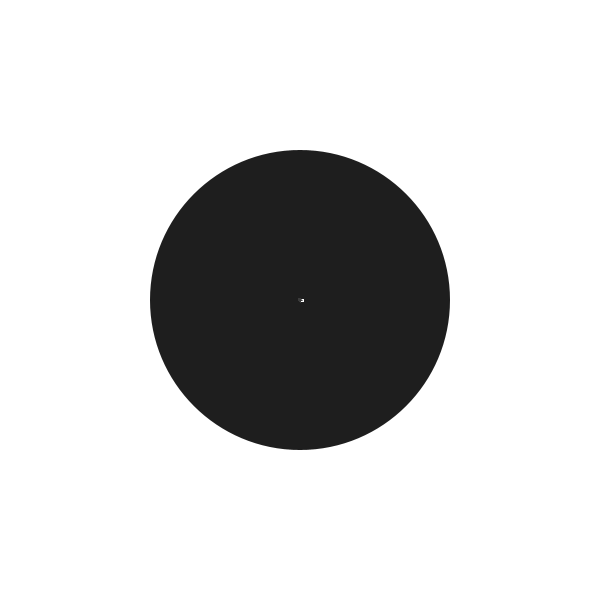
Frame 1 (no input)
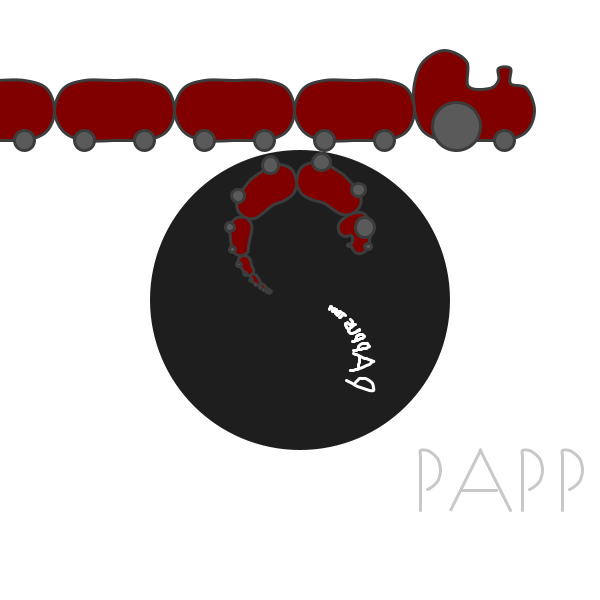
Frame 60 (the mouse pressed at the canvas centre just before this capture)
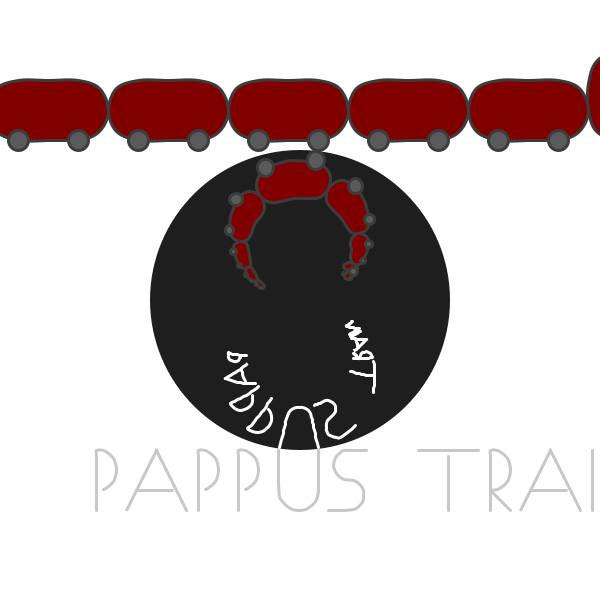
Frame 120 (the mouse held since frame 60 and released just before this capture)

The Processing sketch that drew these frames (run headless with seeded random() and noise(); from frame 60 on, the mouse is pressed at the canvas centre):

// Processing sketch: processing_170143
// ── processing_170143.pde

/**********************************************/
/* Animated, and zoomable Pappus chain/train  */
/**********************************************/

float unitR;
PVector origin;
float h;  //height of letters
GenCircle unit;
color white, red;
float nr;
boolean runAnimation = true;

void setup() {
  size(600, 600);
  smooth();
  ellipseMode(RADIUS);
  stroke(255);
  strokeWeight(3);
  noFill();
  frameRate(30);
  h = 60;
  unitR = 150; 
  origin = new PVector(width/2, height/2); 
  unit = new GenCircle(origin, unitR);
  white = color(200);
  red = color(202, 0, 0);
  nr = 0;
}

void draw() {
  if (mousePressed) {
    runAnimation = !runAnimation;
  }
  if (keyPressed) {
    if (key == 'i' || key == 'I') {
      if (unitR < 5000) {
        unitR *= 1.01;
        unit = new GenCircle(origin, unitR);
        h *= 1.01;
      }
    }
    if (key == 'o' || key == 'O') {
      if (unitR > 0.1) {
        unitR *= 0.99;
        unit = new GenCircle(origin, unitR);
        h *= 0.99;
      }
    }
  }
  background(255);
  noStroke();
  fill(30);
  unit.redraw();
  noFill();
  float mid = -600*tan(nr-1.5) + width/2; // tangent to make it fast when it's far away
  PVector start = new PVector(mid - 5.05*h, height/2 + unitR+h);
  drawLetter(letterP(start, h));
  start.x = start.x + h/2;
  drawLetter(letterA1(start, h));
  drawLetter(letterA2(start, h));
  start.x = start.x + h +h/5;
  drawLetter(letterP(start, h));
  start.x = start.x + h/2 +h/6;
  drawLetter(letterP(start, h));
  start.x = start.x + h/2 +h/6;
  drawLetter(letterU(start, h));
  start.x = start.x + 2*h/3 +h/6;
  drawLetter(letterS(start, h));
  start.x = start.x + 1.5*h;
  drawLetter(letterT1(start, h));
  drawLetter(letterT2(start, h));
  start.x = start.x + h +h/5;
  drawLetter(letterR(start, h));
  start.x = start.x + h/3 +h/6;
  drawLetter(letterA1(start, h));
  drawLetter(letterA2(start, h));
  start.x = start.x + h + h/5;
  drawLetter(letterI(start, h));
  start.x = start.x + h/ 4;
  drawLetter(letterN(start, h));
 
  mid = 300*tan(nr-1.57) + width/2; 
  stroke(60);
  fill(128, 0, 0);
  for (int i = 1; i < 16; i+=2) {
    if (i == 1) {
      drawTrainShape(makeEngine(new PVector(mid+7*h + h/2 - i*h, height/2 - unitR-h/6-h/2), h));
    } else {
      drawTrainShape(makeWagon(new PVector(mid+7*h + h/2 - i*h, height/2 - unitR-h/6-h/2), h));
    }
  }
  stroke(60);
  fill(90);
  for (int i = 0; i < 16; i++) {
    PVector p1, p2, p3;
    GenCircle wheel;
    if (i == 1) { // wheel on enginge is larger
      p1 = new PVector(mid+7*h + h/2 - i*h - h*0.4+h*0.2, height/2 - unitR - h*0.4);
      p2 = new PVector(mid+7*h + h/2 - i*h + h*0.4+h*0.2, height/2 - unitR - h*0.4);
      p3 = new PVector(mid+7*h + h/2 - i*h+h*0.2, height/2 - unitR);
    } else {
      p1 = new PVector(mid+7*h + h/2 - i*h - h/6, height/2 - unitR - h/6);
      p2 = new PVector(mid+7*h + h/2 - i*h + h/6, height/2 - unitR - h/6);
      p3 = new PVector(mid+7*h + h/2 - i*h, height/2 - unitR);
    }
    wheel = new GenCircle(p1, p2, p3);
    wheel.redraw();
    GenCircle inverted = new GenCircle (unit.reflect(p1), unit.reflect(p2), unit.reflect(p3));
    inverted.redraw();
  }
  if (runAnimation) {
    nr = (nr + 0.015)%PI;
  }
}



/***********************************************/
/*  The train                                  */
/***********************************************/

void drawTrainShape(ArrayList<PVector> shape) {
  beginShape();
  for (int i = 0; i < shape.size ()-1; i++) {
    PVector point = shape.get(i);
    curveVertex(point.x, point.y);
  }
  endShape(CLOSE);
  beginShape();
  for (int i = 0; i < shape.size ()-1; i++) {
    PVector point = shape.get(i);
    PVector inverted = unit.reflect(point);
    curveVertex(inverted.x, inverted.y);
  }
  endShape(CLOSE);
}

ArrayList makeEngine(PVector s, float h) {
  ArrayList<PVector> p = new ArrayList<PVector>();
  p.add(new PVector(s.x+h/2, s.y+h/2));
  p.add(new PVector(s.x+h/2, s.y+h/2));
  p.add(new PVector(s.x, s.y + h/2));
  p.add(new PVector(s.x-h/(2*sqrt(2)), s.y + h/(2*sqrt(2))));
  p.add(new PVector(s.x-h/2, s.y));
  p.add(new PVector(s.x-h/2, s.y-h*0.45));
  p.add(new PVector(s.x-h/(2*sqrt(2)), s.y - h/(2*sqrt(2))-h*0.45));
  p.add(new PVector(s.x, s.y-h/2 - h*0.5));
  p.add(new PVector(s.x+h/(2*sqrt(2)), s.y-h/(2*sqrt(2)) - h*0.45));
  p.add(new PVector(s.x+h*0.4, s.y-h*0.4));
  p.add(new PVector(s.x+h*0.75, s.y-h/(2*sqrt(2))));
  //p.add(new PVector(s.x+h*0.75, s.y-h/(2*sqrt(2))));

  p.add(new PVector(s.x+h*0.9, s.y-h/2));
  p.add(new PVector(s.x+h*0.9, s.y-h*0.7));

  p.add(new PVector(s.x+h*1.1, s.y-h*0.7));
  p.add(new PVector(s.x+h*1.1, s.y-h*0.45));

  p.add(new PVector(s.x+h+h/(2*sqrt(2)), s.y - h/(2*sqrt(2))));
  p.add(new PVector(s.x+h*1.5, s.y));
  p.add(new PVector(s.x+h+h/(2*sqrt(2)), s.y + h/(2*sqrt(2))));
  p.add(new PVector(s.x+h, s.y+h/2));
  p.add(new PVector(s.x+h/2, s.y+h/2));
  p.add(new PVector(s.x+h/2, s.y+h/2));
  return p;
}

ArrayList makeWagon(PVector s, float h) {
  ArrayList<PVector> p = new ArrayList<PVector>();
  p.add(new PVector(s.x+h/2, s.y+h/2));
  p.add(new PVector(s.x+h/2, s.y+h/2));
  p.add(new PVector(s.x, s.y + h/2));
  p.add(new PVector(s.x-h/(2*sqrt(2)), s.y + h/(2*sqrt(2))));
  p.add(new PVector(s.x-h/2, s.y));
  p.add(new PVector(s.x-h/(2*sqrt(2)), s.y - h/(2*sqrt(2))));
  p.add(new PVector(s.x, s.y-h/2));
  p.add(new PVector(s.x+h/2, s.y-h/2));
  p.add(new PVector(s.x+h, s.y-h/2));
  p.add(new PVector(s.x+h+h/(2*sqrt(2)), s.y - h/(2*sqrt(2))));
  p.add(new PVector(s.x+h*1.5, s.y));
  p.add(new PVector(s.x+h+h/(2*sqrt(2)), s.y + h/(2*sqrt(2))));
  p.add(new PVector(s.x+h, s.y+h/2));
  p.add(new PVector(s.x+h/2, s.y+h/2));
  p.add(new PVector(s.x+h/2, s.y+h/2));
  return p;
}


/***********************************************/
/*  Letters                                    */
/***********************************************/

void drawLetter(ArrayList<PVector> letter) {
  stroke(white);
  beginShape();
  for (int i = 0; i < letter.size ()-1; i++) {
    PVector point = letter.get(i);
    curveVertex(point.x, point.y);
  }
  endShape();
  stroke(255);
  beginShape();
  for (int i = 0; i < letter.size ()-1; i++) {
    PVector point = letter.get(i);
    PVector inverted = unit.reflect(point);
    curveVertex(inverted.x, inverted.y);
  }
  endShape();
}

ArrayList letterP(PVector s, float h) {
  ArrayList<PVector> p = new ArrayList<PVector>();
  p.add(s);
  for (int i = 0; i<10; i++) {
    p.add(new PVector(s.x, s.y - i*h/10));
  }
  for (int i = 0; i<10; i++) {
    p.add(new PVector(s.x + sin(i*PI/10)*h/3, s.y - 2*h/3 - cos(i*PI/10)*h/3));
  }
  p.add(new PVector(s.x, s.y - h/3));
  p.add(new PVector(s.x, s.y - h/3));
  return p;
}

ArrayList letterA1(PVector s, float h) {
  ArrayList<PVector> p = new ArrayList<PVector>();
  p.add(s);
  p.add(s);
  for (int i = 0; i<10; i++) {
    p.add(new PVector(s.x + i*h/20, s.y - i*h/10));
  }
  p.add(new PVector(s.x + h/2, s.y - h));
  for (int i = 0; i<13; i++) {
    p.add(new PVector(s.x + h/2 + i*h/20, s.y - h + i*h/10));
  }
  return p;
}

ArrayList letterA2(PVector s, float h) {
  ArrayList<PVector> p = new ArrayList<PVector>();
  p.add(new PVector(s.x + h/6, s.y -h/3));
  for (int i = 0; i<9; i++) {
    p.add(new PVector(s.x + h/6 + i*h/10, s.y - h/3));
  }
  return p;
}

ArrayList letterU(PVector s, float h) {
  ArrayList<PVector> p = new ArrayList<PVector>();
  p.add(new PVector(s.x, s.y - h));
  for (int i = 0; i<9; i++) {
    p.add(new PVector(s.x, s.y - h + i*h/15));
  }
  for (int i = 1; i<10; i++) {
    p.add(new PVector(s.x + h/3 + cos(PI-i*PI/10)*h/3, s.y - h/3 + sin(PI-i*PI/10)*h/3));
  }
  for (int i = 0; i<13; i++) {
    p.add(new PVector(s.x + 2*h/3, s.y - h/3 - i*h/15));
  }
  return p;
}  

ArrayList letterS(PVector s, float h) {
  ArrayList<PVector> p = new ArrayList<PVector>();
  p.add(new PVector(s.x, s.y));
  for (int i = 0; i<9; i++) {
    p.add(new PVector(s.x + i*h/30, s.y));
  }
  for (int i = 1; i<10; i++) {
    p.add(new PVector(s.x + h/3 + cos(-PI/2+i*PI/10)*h/4, s.y - h/4 - sin(-PI/2+i*PI/10)*h/4));
  }
  for (int i = 1; i<10; i++) {
    p.add(new PVector(s.x + h/3 + cos(-PI/2-i*PI/10)*h/4, s.y - 3*h/4 - sin(-PI/2-i*PI/10)*h/4));
  }
  for (int i = 0; i<7; i++) {
    p.add(new PVector(s.x + h/2+ i*h/30, s.y - h));
  }
  return p;
}  

ArrayList letterT1(PVector s, float h) {
  ArrayList<PVector> p = new ArrayList<PVector>();
  p.add(new PVector(s.x, s.y - h));
  for (int i = 0; i<13; i++) {
    p.add(new PVector(s.x + i*h/10, s.y - h));
  }
  return p;
}

ArrayList letterT2(PVector s, float h) {
  ArrayList<PVector> p = new ArrayList<PVector>();
  p.add(new PVector(s.x + h/2, s.y - h));
  for (int i = 1; i<13; i++) {
    p.add(new PVector(s.x + h/2, s.y - h + i*h/10));
  }
  return p;
}

ArrayList letterR(PVector s, float h) {
  ArrayList<PVector> p = new ArrayList<PVector>();
  p.add(s);
  for (int i = 0; i<10; i++) {
    p.add(new PVector(s.x, s.y - i*h/10));
  }
  for (int i = 0; i<10; i++) {
    p.add(new PVector(s.x + cos(PI/2-i*PI/10)*h/3, s.y - 2*h/3 - sin(PI/2-i*PI/10)*h/3));
  }
  for (int i = 0; i<13; i++) {
    p.add(new PVector(s.x + i*h/30, s.y - h/3 + i*h/30));
  }
  return p;
}  

ArrayList letterI(PVector s, float h) {
  ArrayList<PVector> p = new ArrayList<PVector>();
  p.add(s);
  for (int i = 0; i<13; i++) {
    p.add(new PVector(s.x, s.y - i*h/10));
  }
  return p;
}

ArrayList letterN(PVector s, float h) {
  ArrayList<PVector> p = new ArrayList<PVector>();
  p.add(s);
  for (int i = 0; i<10; i++) {
    p.add(new PVector(s.x, s.y - i*h/10));
  }
  for (int i = 0; i<10; i++) {
    p.add(new PVector(s.x + i*h/10, s.y - h + i*h/10));
  }
  for (int i = 0; i<13; i++) {
    p.add(new PVector(s.x + h, s.y - i*h/10));
  }
  return p;
}

// Generalized circle defined by midpoint & radius, or by three points. 
// May also represent a line.
class GenCircle {
  PVector m;
  float r;
  boolean isLine;
  PVector p1, p2; //defining points if line

  // circle defined by midpoint & radius
  GenCircle(PVector mid, float radius) {
    this.m = mid;
    this.r = radius;
    this.isLine = false;
    this.p1 = null;
    this.p2 = null;
  }

  // circle defined by three points, also used for line defined by 
  // two points since processingjs 
  // cannot handle another constructor with two arguments
  GenCircle(PVector p1, PVector p2, PVector p3) {
    if (Math.abs(p1.x*(p2.y-p3.y)+p2.x*(p3.y-p1.y)+p3.x*(p1.y-p2.y)) <=0.0001) { //collinear points
      this.isLine = true;
      if (p1.x == p2.x && p1.y == p2.y) {
        this.p1 = p1;
        this.p2 = p3;
        this.m = null;
        this.r = -1;
      } else {
        this.p1 = p1;
        this.p2 = p2;
        this.m = null;
        this.r = -1;
      }
    } 
    else {
      this.isLine = false;
      if (p2.x==p1.x) {
        PVector temp = p2;
        p2 = p3;
        p3 = temp;
      } 
      else if (p2.x==p3.x) {
        PVector temp = p2;
        p2 = p1;
        p1 = temp;
      }
      float ma = (p2.y-p1.y)/(p2.x-p1.x);
      float mb = (p3.y-p2.y)/(p3.x-p2.x);
      float mx = (ma*mb*(p1.y-p3.y)+mb*(p1.x+p2.x)-ma*(p2.x+p3.x))/(2*(mb-ma));
      float my;
      if (mb==0) {
        my = -1/ma*(mx-(p1.x+p2.x)/2)+(p1.y+p2.y)/2;
      } 
      else {
        my = -1/mb*(mx-(p2.x+p3.x)/2)+(p2.y+p3.y)/2;
      }
      this.r = (float) Math.sqrt((mx-p1.x)*(mx-p1.x)+(my-p1.y)*(my-p1.y));
      this.m = new PVector(mx, my);
    }
  }

  // returns list of two points or null
  PVector[] intersect(GenCircle c) {
    PVector[] arr = new PVector[2];
    // intersection between lines
    if (this.isLine && c.isLine) {
      float num = (c.p2.y - c.p1.y)*(this.p1.x-c.p1.x) - (c.p2.x-c.p1.x)*(this.p1.y-c.p1.y);
      float den = (c.p2.x - c.p1.x)*(this.p2.y-this.p1.y) - (c.p2.y-c.p1.y)*(this.p2.x-this.p1.x);
      if (den != 0) {
        PVector pv = new PVector(this.p1.x+(this.p2.x-this.p1.x)*num/den, this.p1.y+(this.p2.y-this.p1.y)*num/den);
        arr[0] = pv;
        arr[1] = pv;
      } 
      else {
        println("no intersection between lines through ("+this.p1.x+", "+this.p1.y+"), ("
          +this.p2.x+", "+c.p2.y+") and ("+c.p1.x+", "+c.p1.y+"), ("
          +c.p2.x+", "+c.p2.y+")");
        return null;
      }
    } 
    // intersection between circle and line
    else if ( (this.isLine && !c.isLine) || (!this.isLine && c.isLine)) {
      GenCircle circ = this.isLine ? c : this;
      GenCircle lin = this.isLine ? this : c;
      //translate to origin
      float x1 = lin.p1.x - circ.m.x;
      float y1 = lin.p1.y - circ.m.y;
      float x2 = lin.p2.x - circ.m.x;
      float y2 = lin.p2.y - circ.m.y;
      float dx = x2 - x1;
      float dy = y2 - y1;
      float dr = dist(x1, y1, x2, y2);
      float determinant = x1*y2 - x2*y1;
      float discriminant = circ.r*circ.r*dr*dr-determinant*determinant;
      float ax, ay, bx, by;
      if (determinant < 0) {
        println("no intersection between line through ("+lin.p1.x+", "+lin.p1.y+"), ("
          +lin.p2.x+", "+lin.p2.y+") and circle ("+circ.m.x+", "+circ.m.y+"), "+circ.m);
        return null;
      }
      if (dy > 0) {
        ax = (determinant * dy + dx * (float) Math.sqrt(discriminant))/(dr*dr);
        bx = (determinant * dy - dx * (float) Math.sqrt(discriminant))/(dr*dr);
      } 
      else {
        ax = (determinant * dy - dx * (float) Math.sqrt(discriminant))/(dr*dr);
        bx = (determinant * dy + dx * (float) Math.sqrt(discriminant))/(dr*dr);
      }
      ay = (-determinant*dx + (float) Math.abs(dy)*(float) Math.sqrt(discriminant))/(dr*dr);
      by = (-determinant*dx - (float) Math.abs(dy)*(float) Math.sqrt(discriminant))/(dr*dr);
      arr[0] = new PVector(ax + circ.m.x, ay + circ.m.y);
      arr[1] = new PVector(bx + circ.m.x, by + circ.m.y);
    } 
    // intersection between circles
    else {
      float d = dist(this.m.x, this.m.y, c.m.x, c.m.y);
      if (d==0  || d > (this.r+c.r)) {
        println("no intersection between circles ("+this.m.x+", "+this.m.y+"), "
          +this.r+" and ("+c.m.y+", "+c.m.y+"), "+c.r);
        return null;
      } 
      double a = (this.r*this.r-c.r*c.r+d*d)/2/d;
      double h = Math.sqrt(this.r*this.r-a*a);
      double px = this.m.x+a*(c.m.x-this.m.x)/d;
      double py = this.m.y+a*(c.m.y-this.m.y)/d;
      double p3x = px+h*(c.m.y-this.m.y)/d;
      double p3y = py-h*(c.m.x-this.m.x)/d;
      double p4x = px-h*(c.m.y-this.m.y)/d;
      double p4y = py+h*(c.m.x-this.m.x)/d;
      arr[0] = new PVector((float) p3x, (float) p3y);
      arr[1] = new PVector((float) p4x, (float) p4y);
    }
    return arr;
  }

  // tangent line through P, where P is on the circle
  GenCircle tangent(PVector p) {
    if (this.isLine) {
      return this;
    } 
    else { //third argument needed due to processingjs
      return new GenCircle(p, new PVector(p.x-(p.y-this.m.y), p.y-(this.m.x-p.x)), p);
    }
  }

  //the inverted point when reflecting P in the circle
  PVector reflect(PVector p) {
    float a, b;
    if (isLine) {
      float d = dist(this.p1.x, this.p1.y, this.p2.x, this.p2.y);
      float nx = (this.p2.x-this.p1.x)/d;
      float ny = (this.p2.y-this.p2.y)/d;
      a = -p.x + 2*this.p1.x + 2*nx*(this.p2.x-this.p1.x)*nx;
      b = -p.y + 2*this.p1.y + 2*ny*(this.p2.y-this.p1.y)*ny;
    } 
    else {
      if ( dist(p.x, p.y, this.m.x, this.m.y) < 0.00001) {
        println("Reflection to infinity.");
        return null;
      }
      a = this.m.x+this.r*this.r*(p.x-this.m.x)/((p.x-this.m.x)*(p.x-this.m.x)+(p.y-this.m.y)*(p.y-this.m.y));
      b = this.m.y+this.r*this.r*(p.y-this.m.y)/((p.x-this.m.x)*(p.x-this.m.x)+(p.y-this.m.y)*(p.y-this.m.y));
    }
    return new PVector(a, b);
  }

  void redraw() {
    if (isLine) {
      line(p1.x, p1.y, p2.x, p2.y);
    } 
    else {
      ellipse(m.x, m.y, r, r);
    }
  }
} 
